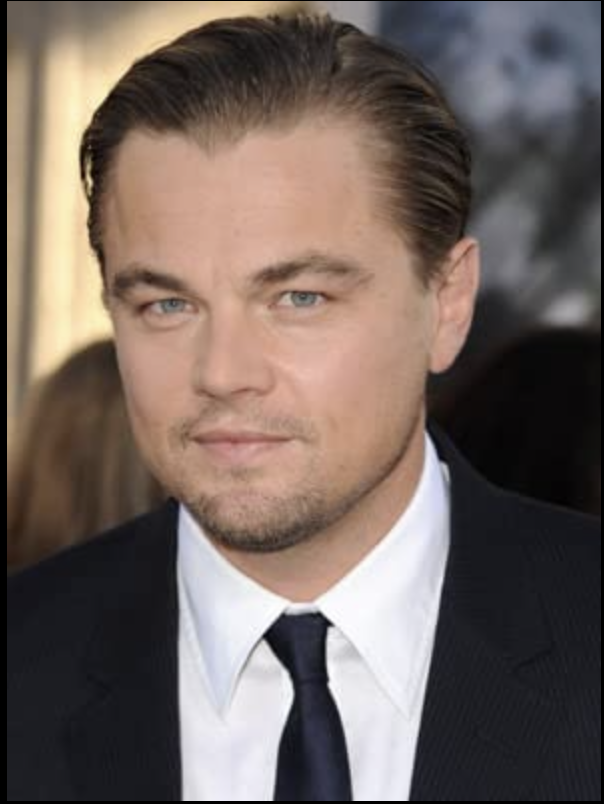
#> input picture Python/numpy/leonardo.png, 604 x 804 px
$ jupyter execute numpy-learning.ipynb   (shell and % lines are left out)
#> lines starting #> are read from the running program, lines starting #| are printed output that depends on the picture; long printed decimals are rounded
# numpy is a magic lib which makes you to handle arrays as prime elements

## create and convert arrays

[cell 1]
import numpy as np
# create an array to has 3 float numbers and init the values as zero.
a = np.zeros(3)

a

[cell 2]
b = np.zeros(10)

b

[cell 3]
# mark variable with ? and type cmd + enter can display the help document
# shape of an array is a tupple
b.shape

[cell 4]
# convert one dimension array into two dimension
b.shape = (10,1)
b

[cell 5]
c = np.zeros(10)

c.shape = (5, 2)

c

[cell 6]
d = np.ones(10)

d

[cell 7]
e = np.empty(3)
e

[cell 8]
# start from 2 to 10 , with 5 elements
f = np.linspace(2, 10, 5)

f

[cell 9]
z = np.array([10, 20])

z

[cell 10]
a_list = [ 1, 3, 8, 10, 20]

g = np.array([a_list])

g

[cell 11]
g.shape

## Slice arrays

### Slice 1 demension array

[cell 12]
# operation with random array
np.random.seed(0)

h = np.random.randint(10, size = 6)

h

[cell 13]
# Get the first element
print(h[0])

# sub list of h from 0 position, get 2 elements.
#
print(h[0:2])

# get the last element
h[-1]

[cell 14]
# [start:end:step]
# Slice elements from index 1 to index 5 from the following array:

arr = np.array([1, 2, 3, 4, 5, 6, 7])

arr[1:5]

[cell 15]
# Slice elements from index 4 to the end of the array:


arr = np.array([1, 2, 3, 4, 5, 6, 7])

arr[4:]

[cell 16]
# Slice elements from the beginning to index 4 (not included):

arr = np.array([1, 2, 3, 4, 5, 6, 7])

arr[:4]

[cell 17]
# Negative Slicing
# [start, end)
arr = np.array([1, 2, 3, 4, 5, 6, 7])

arr[-3:-1]

[cell 18]
# Return every other element from the entire array:

arr = np.array([1, 2, 3, 4, 5, 6, 7])

print(arr[::2])

### slice 2-D arrays

[cell 19]
# From the second element, slice elements from index 1 to index 4 (not included):
arr = np.array([[1, 2, 3, 4, 5], [6, 7, 8, 9, 10]])

arr[1, 1:4]

[cell 20]
# From both elements, return index 2:

arr = np.array([[1, 2, 3, 4, 5], [6, 7, 8, 9, 10]])

arr[0:2, 2]

[cell 21]
# From both elements, slice index 1 to index 4 (not included), this will return a 2-D array:

arr = np.array([[1, 2, 3, 4, 5], [6, 7, 8, 9, 10]])

arr[0:2, 1:4]

### operation on image

[cell 22]
# images are nothing more a three dimension array.
# 1st dimension: height
# 2nd dimension: width
# 3rd dimention: RGB color

from skimage import io

leonardo = io.imread('leonardo.png')
#> leonardo is the input picture: shape (804, 604, 4); mean R, G, B, A 114, 100.6, 94.3, 255

print(leonardo.shape)
#| (804, 604, 4)

print(type(leonardo))
#| <class 'numpy.ndarray'>

leonardo[100, 100]
#> Out = [249, 242, 192, 255]

### display the image with matplotlib

[cell 23]
import matplotlib.pyplot as plt

# display the image
plt.imshow(leonardo)

[cell 24]
# mirror the image(switch left & right)
plt.imshow(leonardo[:, ::-1])
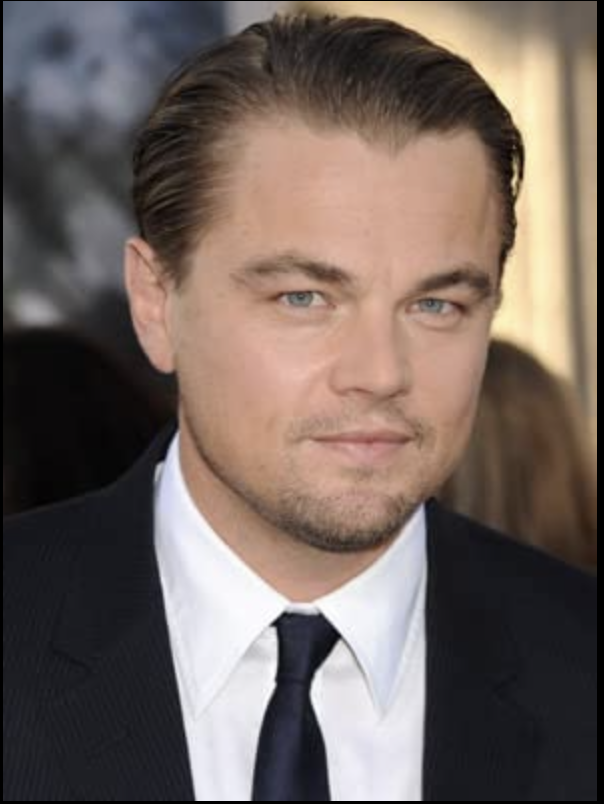
#> shown: shape (804, 604, 4); mean R, G, B, A 114, 100.6, 94.3, 255

[cell 25]
# crop the image
plt.imshow(leonardo[50:500, 50:450])
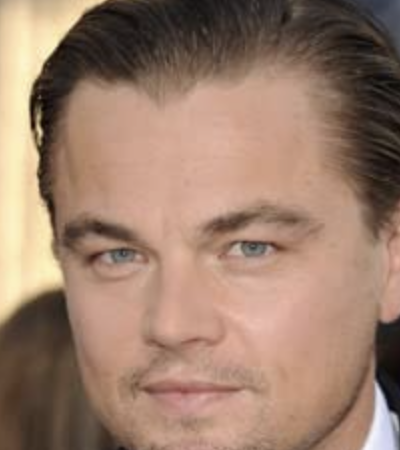
#> shown: shape (450, 400, 4); mean R, G, B, A 155.6, 126.1, 107.9, 255

[cell 26]
# shrink the image
# leonard[1st dimentsion(start:end::step),2nd dimension(start:end::step), 3rd dimension(start:end::step)]
plt.imshow(leonardo[::2, ::2])
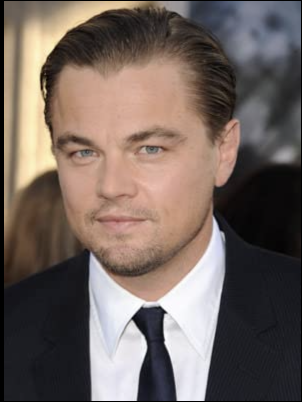
#> shown: shape (402, 302, 4); mean R, G, B, A 114, 100.6, 94.3, 255

[cell 27]
print(np.sum(leonardo))
#| 273893652
print(np.prod(leonardo))
#| 0
print(np.mean(leonardo))
#| 141.003
print(np.std(leonardo))
#| 92.075
print(np.var(leonardo))
#| 8477.776
print(np.min(leonardo))
#| 0
print(np.max(leonardo))
#| 255
print(np.argmin(leonardo))
#| 0
print(np.argmax(leonardo))
#| 3

## collection calculation

[cell 28]
# create a np array from prime array
z = np.array([1, 2, 3, 4, 5])

z

[cell 29]
# collection caculation
z < 3

[cell 30]
# collection caculation
z > 3

[cell 31]
# filter operation
z[ z > 3]

[cell 32]
# if element > 100 set it 255
# if element <= 100 set it 0
leonardo_masked = np.where(leonardo > 100, 255, 0)
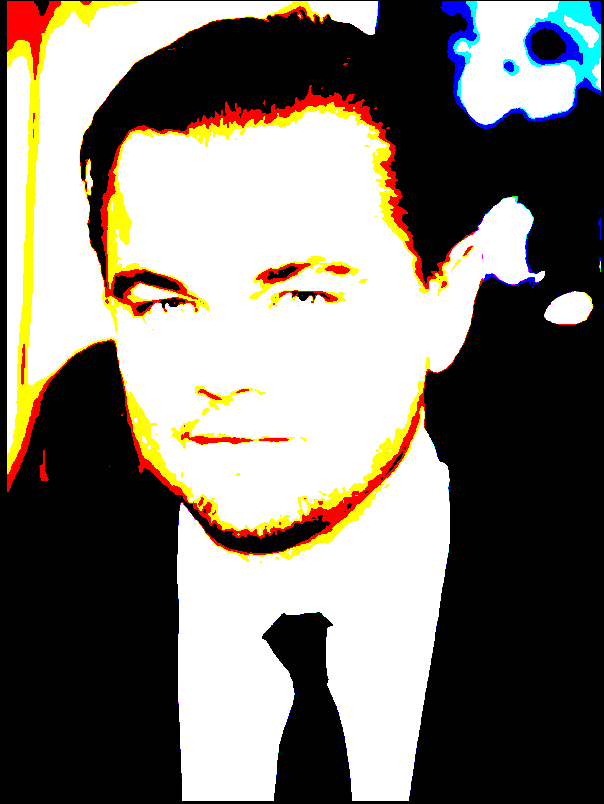
#> leonardo_masked: shape (804, 604, 4) int64; mean R, G, B, A 127.5, 121.9, 113.4, 255

[cell 33]
plt.imshow(leonardo_masked)
